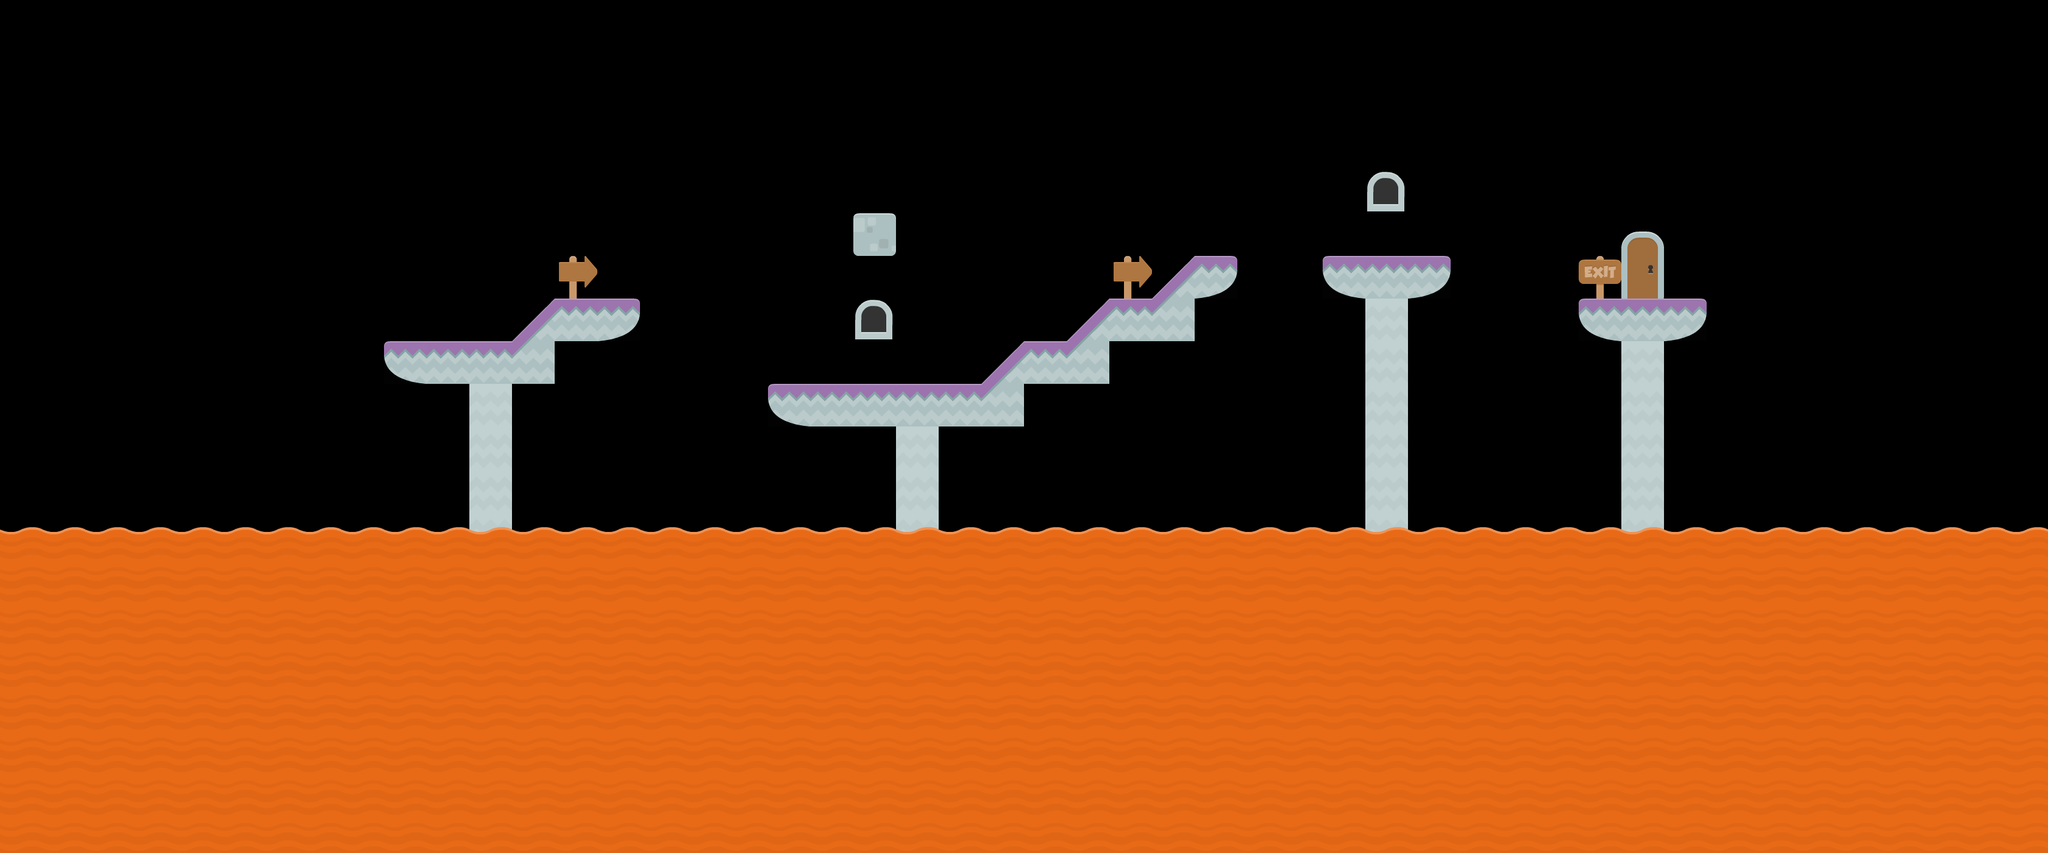

This game map was drawn from its Tiled (.tmx) file and the tilesets committed beside it. A one-line description and the full map source follow:
An orthogonal 48x20 tile map with 70x70 px tiles, 3 tile layers (background, solids, foreground) and 2 objects (spawn, util).

<map version="1.2" tiledversion="1.3.3" orientation="orthogonal" renderorder="right-down" width="48" height="20" tilewidth="70" tileheight="70" infinite="0" nextlayerid="7" nextobjectid="3">
 <editorsettings>
  <export target="level2.json" format="json" />
 </editorsettings>
 <tileset firstgid="1" source="../tiles/tiles_spritesheet.tsx" />
 <layer id="3" name="background" width="48" height="20">
  <data encoding="csv">
0,0,0,0,0,0,0,0,0,0,0,0,0,0,0,0,0,0,0,0,0,0,0,0,0,0,0,0,0,0,0,0,0,0,0,0,0,0,0,0,0,0,0,0,0,0,0,0,
0,0,0,0,0,0,0,0,0,0,0,0,0,0,0,0,0,0,0,0,0,0,0,0,0,0,0,0,0,0,0,0,0,0,0,0,0,0,0,0,0,0,0,0,0,0,0,0,
0,0,0,0,0,0,0,0,0,0,0,0,0,0,0,0,0,0,0,0,0,0,0,0,0,0,0,0,0,0,0,0,0,0,0,0,0,0,0,0,0,0,0,0,0,0,0,0,
0,0,0,0,0,0,0,0,0,0,0,0,0,0,0,0,0,0,0,0,0,0,0,0,0,0,0,0,0,0,0,0,0,0,0,0,0,0,0,0,0,0,0,0,0,0,0,0,
0,0,0,0,0,0,0,0,0,0,0,0,0,0,0,0,0,0,0,0,0,0,0,0,0,0,0,0,0,0,0,0,2,0,0,0,0,0,0,0,0,0,0,0,0,0,0,0,
0,0,0,0,0,0,0,0,0,0,0,0,0,0,0,0,0,0,0,0,0,0,0,0,0,0,0,0,0,0,0,0,0,0,0,0,0,0,75,0,0,0,0,0,0,0,0,0,
0,0,0,0,0,0,0,0,0,0,0,0,0,44,0,0,0,0,0,0,0,0,0,0,0,0,44,0,0,0,0,0,0,0,0,0,0,70,88,0,0,0,0,0,0,0,0,0,
0,0,0,0,0,0,0,0,0,0,0,0,0,0,0,0,0,0,0,0,2,0,0,0,0,0,0,0,0,0,0,0,167,0,0,0,0,0,0,0,0,0,0,0,0,0,0,0,
0,0,0,0,0,0,0,0,0,0,0,0,0,0,0,0,0,0,0,0,0,0,0,0,0,0,0,0,0,0,0,0,167,0,0,0,0,0,167,0,0,0,0,0,0,0,0,0,
0,0,0,0,0,0,0,0,0,0,0,167,0,0,0,0,0,0,0,0,0,0,0,0,0,0,0,0,0,0,0,0,167,0,0,0,0,0,167,0,0,0,0,0,0,0,0,0,
0,0,0,0,0,0,0,0,0,0,0,167,0,0,0,0,0,0,0,0,0,167,0,0,0,0,0,0,0,0,0,0,167,0,0,0,0,0,167,0,0,0,0,0,0,0,0,0,
0,0,0,0,0,0,0,0,0,0,0,167,0,0,0,0,0,0,0,0,0,167,0,0,0,0,0,0,0,0,0,0,167,0,0,0,0,0,167,0,0,0,0,0,0,0,0,0,
0,0,0,0,0,0,0,0,0,0,0,167,0,0,0,0,0,0,0,0,0,167,0,0,0,0,0,0,0,0,0,0,167,0,0,0,0,0,167,0,0,0,0,0,0,0,0,0,
0,0,0,0,0,0,0,0,0,0,0,0,0,0,0,0,0,0,0,0,0,0,0,0,0,0,0,0,0,0,0,0,0,0,0,0,0,0,0,0,0,0,0,0,0,0,0,0,
0,0,0,0,0,0,0,0,0,0,0,0,0,0,0,0,0,0,0,0,0,0,0,0,0,0,0,0,0,0,0,0,0,0,0,0,0,0,0,0,0,0,0,0,0,0,0,0,
0,0,0,0,0,0,0,0,0,0,0,0,0,0,0,0,0,0,0,0,0,0,0,0,0,0,0,0,0,0,0,0,0,0,0,0,0,0,0,0,0,0,0,0,0,0,0,0,
0,0,0,0,0,0,0,0,0,0,0,0,0,0,0,0,0,0,0,0,0,0,0,0,0,0,0,0,0,0,0,0,0,0,0,0,0,0,0,0,0,0,0,0,0,0,0,0,
0,0,0,0,0,0,0,0,0,0,0,0,0,0,0,0,0,0,0,0,0,0,0,0,0,0,0,0,0,0,0,0,0,0,0,0,0,0,0,0,0,0,0,0,0,0,0,0,
0,0,0,0,0,0,0,0,0,0,0,0,0,0,0,0,0,0,0,0,0,0,0,0,0,0,0,0,0,0,0,0,0,0,0,0,0,0,0,0,0,0,0,0,0,0,0,0,
0,0,0,0,0,0,0,0,0,0,0,0,0,0,0,0,0,0,0,0,0,0,0,0,0,0,0,0,0,0,0,0,0,0,0,0,0,0,0,0,0,0,0,0,0,0,0,0
</data>
 </layer>
 <layer id="2" name="solids" width="48" height="20">
  <data encoding="csv">
0,0,0,0,0,0,0,0,0,0,0,0,0,0,0,0,0,0,0,0,0,0,0,0,0,0,0,0,0,0,0,0,0,0,0,0,0,0,0,0,0,0,0,0,0,0,0,0,
0,0,0,0,0,0,0,0,0,0,0,0,0,0,0,0,0,0,0,0,0,0,0,0,0,0,0,0,0,0,0,0,0,0,0,0,0,0,0,0,0,0,0,0,0,0,0,0,
0,0,0,0,0,0,0,0,0,0,0,0,0,0,0,0,0,0,0,0,0,0,0,0,0,0,0,0,0,0,0,0,0,0,0,0,0,0,0,0,0,0,0,0,0,0,0,0,
0,0,0,0,0,0,0,0,0,0,0,0,0,0,0,0,0,0,0,0,0,0,0,0,0,0,0,0,0,0,0,0,0,0,0,0,0,0,0,0,0,0,0,0,0,0,0,0,
0,0,0,0,0,0,0,0,0,0,0,0,0,0,0,0,0,0,0,0,0,0,0,0,0,0,0,0,0,0,0,0,0,0,0,0,0,0,0,0,0,0,0,0,0,0,0,0,
0,0,0,0,0,0,0,0,0,0,0,0,0,0,0,0,0,0,0,0,54,0,0,0,0,0,0,0,0,0,0,0,0,0,0,0,0,0,0,0,0,0,0,0,0,0,0,0,
0,0,0,0,0,0,0,0,0,0,0,0,0,0,0,0,0,0,0,0,0,0,0,0,0,0,0,46,55,0,0,81,80,55,0,0,0,0,0,0,0,0,0,0,0,0,0,0,
0,0,0,0,0,0,0,0,0,0,0,0,46,80,55,0,0,0,0,0,0,0,0,0,0,46,80,145,0,0,0,0,0,0,0,0,0,81,80,55,0,0,0,0,0,0,0,0,
0,0,0,0,0,0,0,0,0,81,80,80,145,0,0,0,0,0,0,0,0,0,0,46,80,145,0,0,0,0,0,0,0,0,0,0,0,0,0,0,0,0,0,0,0,0,0,0,
0,0,0,0,0,0,0,0,0,0,0,0,0,0,0,0,0,0,81,80,80,80,80,145,0,0,0,0,0,0,0,0,0,0,0,0,0,0,0,0,0,0,0,0,0,0,0,0,
0,0,0,0,0,0,0,0,0,0,0,0,0,0,0,0,0,0,0,0,0,0,0,0,0,0,0,0,0,0,0,0,0,0,0,0,0,0,0,0,0,0,0,0,0,0,0,0,
0,0,0,0,0,0,0,0,0,0,0,0,0,0,0,0,0,0,0,0,0,0,0,0,0,0,0,0,0,0,0,0,0,0,0,0,0,0,0,0,0,0,0,0,0,0,0,0,
0,0,0,0,0,0,0,0,0,0,0,0,0,0,0,0,0,0,0,0,0,0,0,0,0,0,0,0,0,0,0,0,0,0,0,0,0,0,0,0,0,0,0,0,0,0,0,0,
0,0,0,0,0,0,0,0,0,0,0,0,0,0,0,0,0,0,0,0,0,0,0,0,0,0,0,0,0,0,0,0,0,0,0,0,0,0,0,0,0,0,0,0,0,0,0,0,
0,0,0,0,0,0,0,0,0,0,0,0,0,0,0,0,0,0,0,0,0,0,0,0,0,0,0,0,0,0,0,0,0,0,0,0,0,0,0,0,0,0,0,0,0,0,0,0,
0,0,0,0,0,0,0,0,0,0,0,0,0,0,0,0,0,0,0,0,0,0,0,0,0,0,0,0,0,0,0,0,0,0,0,0,0,0,0,0,0,0,0,0,0,0,0,0,
0,0,0,0,0,0,0,0,0,0,0,0,0,0,0,0,0,0,0,0,0,0,0,0,0,0,0,0,0,0,0,0,0,0,0,0,0,0,0,0,0,0,0,0,0,0,0,0,
0,0,0,0,0,0,0,0,0,0,0,0,0,0,0,0,0,0,0,0,0,0,0,0,0,0,0,0,0,0,0,0,0,0,0,0,0,0,0,0,0,0,0,0,0,0,0,0,
0,0,0,0,0,0,0,0,0,0,0,0,0,0,0,0,0,0,0,0,0,0,0,0,0,0,0,0,0,0,0,0,0,0,0,0,0,0,0,0,0,0,0,0,0,0,0,0,
0,0,0,0,0,0,0,0,0,0,0,0,0,0,0,0,0,0,0,0,0,0,0,0,0,0,0,0,0,0,0,0,0,0,0,0,0,0,0,0,0,0,0,0,0,0,0,0
</data>
 </layer>
 <layer id="1" name="foreground" width="48" height="20">
  <data encoding="csv">
0,0,0,0,0,0,0,0,0,0,0,0,0,0,0,0,0,0,0,0,0,0,0,0,0,0,0,0,0,0,0,0,0,0,0,0,0,0,0,0,0,0,0,0,0,0,0,0,
0,0,0,0,0,0,0,0,0,0,0,0,0,0,0,0,0,0,0,0,0,0,0,0,0,0,0,0,0,0,0,0,0,0,0,0,0,0,0,0,0,0,0,0,0,0,0,0,
0,0,0,0,0,0,0,0,0,0,0,0,0,0,0,0,0,0,0,0,0,0,0,0,0,0,0,0,0,0,0,0,0,0,0,0,0,0,0,0,0,0,0,0,0,0,0,0,
0,0,0,0,0,0,0,0,0,0,0,0,0,0,0,0,0,0,0,0,0,0,0,0,0,0,0,0,0,0,0,0,0,0,0,0,0,0,0,0,0,0,0,0,0,0,0,0,
0,0,0,0,0,0,0,0,0,0,0,0,0,0,0,0,0,0,0,0,0,0,0,0,0,0,0,0,0,0,0,0,0,0,0,0,0,0,0,0,0,0,0,0,0,0,0,0,
0,0,0,0,0,0,0,0,0,0,0,0,0,0,0,0,0,0,0,0,0,0,0,0,0,0,0,0,0,0,0,0,0,0,0,0,0,0,0,0,0,0,0,0,0,0,0,0,
0,0,0,0,0,0,0,0,0,0,0,0,0,0,0,0,0,0,0,0,0,0,0,0,0,0,0,0,0,0,0,0,0,0,0,0,0,0,0,0,0,0,0,0,0,0,0,0,
0,0,0,0,0,0,0,0,0,0,0,0,0,0,0,0,0,0,0,0,0,0,0,0,0,0,0,0,0,0,0,0,0,0,0,0,0,0,0,0,0,0,0,0,0,0,0,0,
0,0,0,0,0,0,0,0,0,0,0,0,0,0,0,0,0,0,0,0,0,0,0,0,0,0,0,0,0,0,0,0,0,0,0,0,0,0,0,0,0,0,0,0,0,0,0,0,
0,0,0,0,0,0,0,0,0,0,0,0,0,0,0,0,0,0,0,0,0,0,0,0,0,0,0,0,0,0,0,0,0,0,0,0,0,0,0,0,0,0,0,0,0,0,0,0,
0,0,0,0,0,0,0,0,0,0,0,0,0,0,0,0,0,0,0,0,0,0,0,0,0,0,0,0,0,0,0,0,0,0,0,0,0,0,0,0,0,0,0,0,0,0,0,0,
0,0,0,0,0,0,0,0,0,0,0,0,0,0,0,0,0,0,0,0,0,0,0,0,0,0,0,0,0,0,0,0,0,0,0,0,0,0,0,0,0,0,0,0,0,0,0,0,
150,150,150,150,150,150,150,150,150,150,150,150,150,150,150,150,150,150,150,150,150,150,150,150,150,150,150,150,150,150,150,150,150,150,150,150,150,150,150,150,150,150,150,150,150,150,150,150,
8,8,8,8,8,8,8,8,8,8,8,8,8,8,8,8,8,8,8,8,8,8,8,8,8,8,8,8,8,8,8,8,8,8,8,8,8,8,8,8,8,8,8,8,8,8,8,8,
8,8,8,8,8,8,8,8,8,8,8,8,8,8,8,8,8,8,8,8,8,8,8,8,8,8,8,8,8,8,8,8,8,8,8,8,8,8,8,8,8,8,8,8,8,8,8,8,
8,8,8,8,8,8,8,8,8,8,8,8,8,8,8,8,8,8,8,8,8,8,8,8,8,8,8,8,8,8,8,8,8,8,8,8,8,8,8,8,8,8,8,8,8,8,8,8,
8,8,8,8,8,8,8,8,8,8,8,8,8,8,8,8,8,8,8,8,8,8,8,8,8,8,8,8,8,8,8,8,8,8,8,8,8,8,8,8,8,8,8,8,8,8,8,8,
8,8,8,8,8,8,8,8,8,8,8,8,8,8,8,8,8,8,8,8,8,8,8,8,8,8,8,8,8,8,8,8,8,8,8,8,8,8,8,8,8,8,8,8,8,8,8,8,
8,8,8,8,8,8,8,8,8,8,8,8,8,8,8,8,8,8,8,8,8,8,8,8,8,8,8,8,8,8,8,8,8,8,8,8,8,8,8,8,8,8,8,8,8,8,8,8,
8,8,8,8,8,8,8,8,8,8,8,8,8,8,8,8,8,8,8,8,8,8,8,8,8,8,8,8,8,8,8,8,8,8,8,8,8,8,8,8,8,8,8,8,8,8,8,8
</data>
 </layer>
 <objectgroup id="4" name="objects">
  <object id="1" name="spawn" type="spawn" gid="91" x="700" y="560" width="70" height="70" />
  <object id="2" name="death_plane" type="util" gid="117" x="0" y="980" width="3360" height="70" />
 </objectgroup>
</map>
